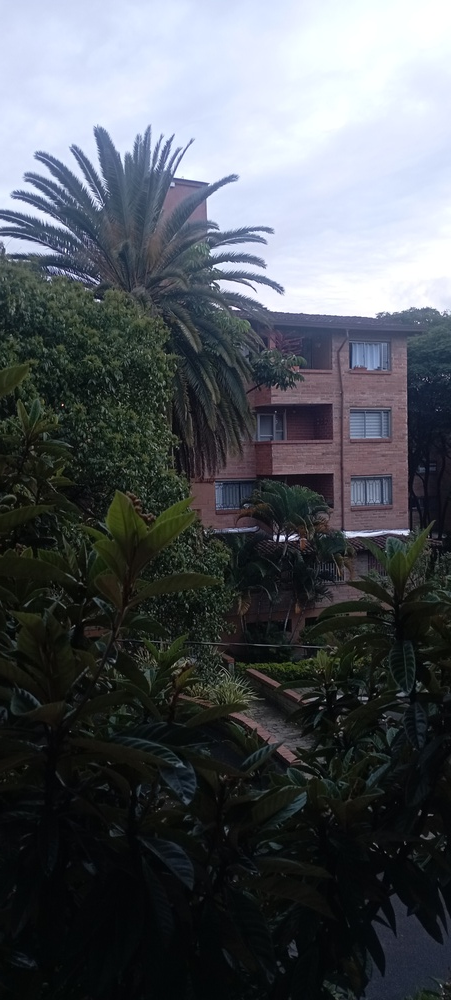
#> input picture proyecto1/img/2.transformaciones y distribución de intensidad/fachada_am.jpg, 451 x 1000 px, shrunk from 1840 x 4080 before the run, found by its file name
$ jupyter execute --allow-errors '04_Distribución_de_intensidades_.ipynb'   (shell and % lines are left out)
#> lines starting #> are read from the running program, lines starting #| are printed output that depends on the picture
#4.Distribución de intensidades de una imagen.

Para una imagen con  valores de intensidad entre 0 y 255, la distribución de intensidades se refiere al número de veces que se repite cada valor en la imagen.

por otro lado, la ecualización de histograma es una transformación que redistribuye las intensidades. Se utiliza para ampliar el rango dinámico, lograr una distribución más uniforme y aumentar el contraste global de la imagen. Se define como:

𝐼eq(𝑥,𝑦)=(𝐿-1)×CDF(𝐼(𝑥,𝑦))

donde,L es el número de niveles de intensidad (256 para 8 bits),CDF es la función de distribución acumulada, I(x,y) la imagen original.

##4.1 Importar librerías

[cell 1]
#Montar Drive
from google.colab import drive
drive.mount('/content/drive')

[cell 2]
import numpy as np
from PIL import Image, ImageOps
import matplotlib.pyplot as plt
import os
import cv2

##4.2 Cargar las imágenes

#> (a cell that did not finish here is left out)

[cell 4]
#Asigna las rutas: 1. Cargar las imágenes 2. Guardar los resultados
project_dir = "/content/drive/MyDrive/UNAL/Visión por computador/TareasDigiVision/Proyecto1"
image_folder = os.path.join(project_dir, "img", "2.transformaciones y distribución de intensidad")
results_dir= os.path.join(project_dir, "results", "4.distribuciónIntensidad")

[cell 5]
# Carga las imágenes de las fachadas en escala de gris
fachada_am = cv2.imread((os.path.join(image_folder, "fachada_am.jpg")), cv2.IMREAD_GRAYSCALE)
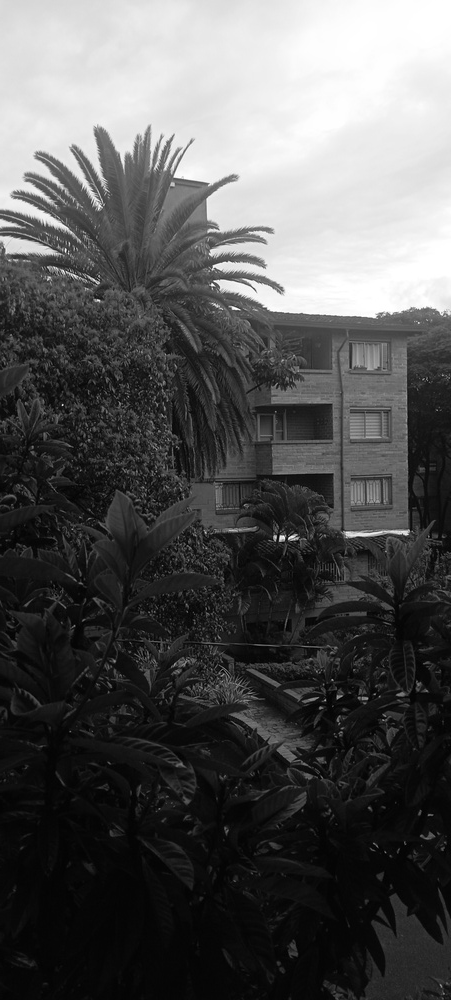
#> fachada_am: shape (1000, 451); min 0, max 255, mean 85.4
fachada_pm =  cv2.imread((os.path.join(image_folder, "fachada_pm.jpg")), cv2.IMREAD_GRAYSCALE)
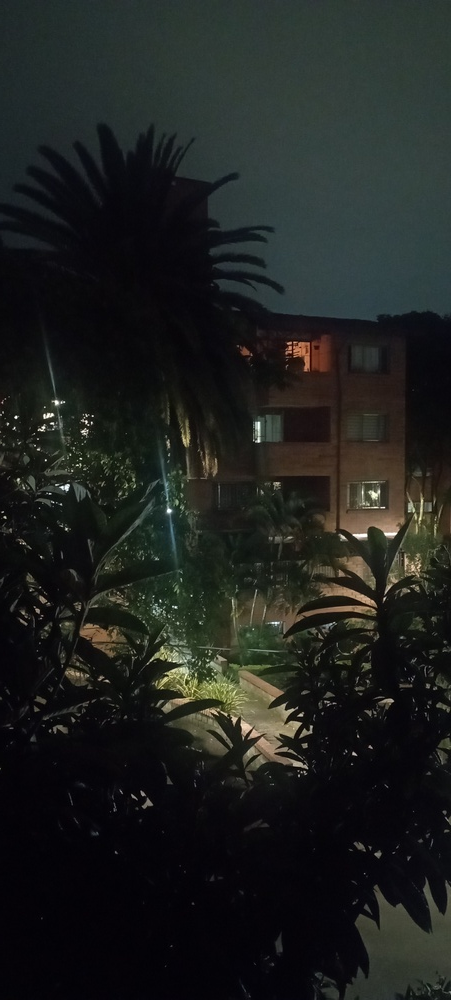
#> input picture proyecto1/img/2.transformaciones y distribución de intensidad/fachada_pm.jpg, 451 x 1000 px, shrunk from 1840 x 4080 before the run, found by its file name
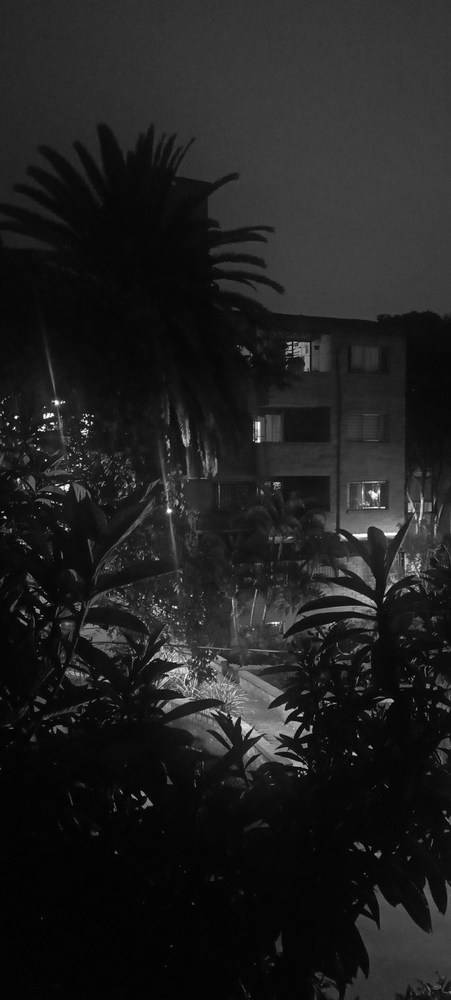
#> fachada_pm: shape (1000, 451); min 0, max 255, mean 32.3

##4.3 Determinación del histograma

[cell 6]
# Calcular histograma (256 niveles de gris)
"""# convierte la imagen en un arreglo 1D, luego utilizando la función
np.histogram se determina para cada intensidad [0,255] la frecuencia.
hist es un arreglo de longitud 256 donde cada posición representa la frecuencia"""

hist_am, bins_am = np.histogram(fachada_am.flatten(), 256, [0,256])
#> hist_am = 256 values, max 17358 at index 6, min 15 at index 0, mean 1761.7; bins_am = 257 values from 0 to 256
hist_pm, bins_pm = np.histogram(fachada_pm.flatten(), 256, [0,256])
#> hist_pm = 256 values, max 24354 at index 4, min 1 at index 230, mean 1761.7; bins_pm = 257 values from 0 to 256

[cell 7]
#Muestran las imágenes y sus histogramas
fig, axs = plt.subplots(2, 2,figsize=(8, 16))

axs[0,0].imshow(fachada_am, cmap="gray")
axs[0,0].set_title("Fachada AM")
axs[0,0].axis("off")

axs[0,1].plot(bins_am[:-1], hist_am, color='blue')
axs[0,1].set_title("Histograma de intensidades AM")
axs[0,1].set_xlabel("Nivel de intensidad")
axs[0,1].set_ylabel("Frecuencia")

axs[1,0].imshow(fachada_pm, cmap="gray")
axs[1,0].set_title("Fachada PM")
axs[1,0].axis("off")

axs[1,1].plot(bins_pm[:-1], hist_pm, color='red')
axs[1,1].set_title("Histograma de intensidades PM")
axs[1,1].set_xlabel("Nivel de intensidad")
axs[1,1].set_ylabel("Frecuencia")

plt.tight_layout()
plt.show()
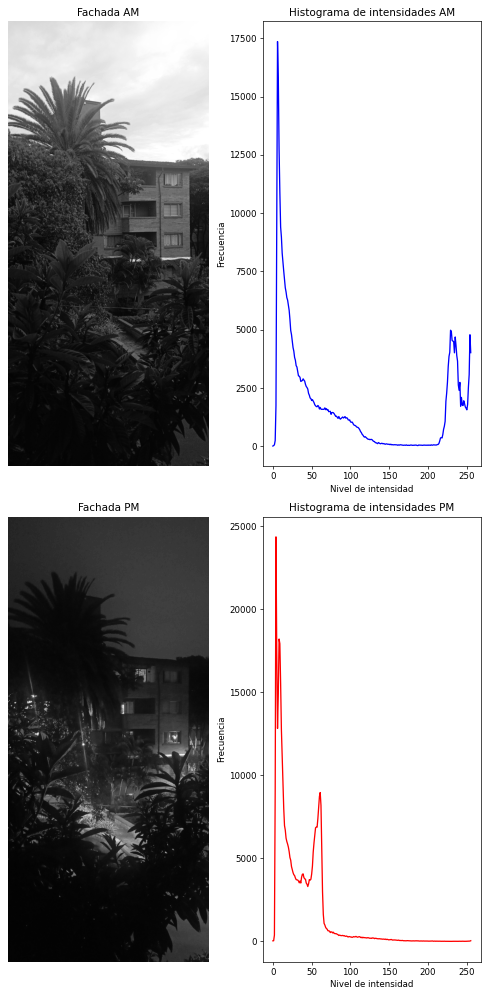
#> figure drawn by matplotlib, 4 panels; panel 2: curve peaks at x = 6, y = 17358; panel 4: curve peaks at x = 4, y = 24354

ruta_guardado = os.path.join(results_dir, "histogramas.png")
fig.savefig(ruta_guardado, dpi=500, bbox_inches='tight')
plt.close(fig)

En la imagen de la fachada AM el histograma está más distribuido en todo el rango, aunque tiene un pico en valores bajos.

En la imagen de la fachada PM el histograma está más concentrado en valores bajos, esto representa una imagen más oscura.

##4.4 Calculo de la función de distribución acumulada y equalización del histograma

[cell 8]
def CDF(hist):
  cdf=hist.cumsum()
#> cdf = 256 values from 15 to 451000
  # Normalizar la CDF entre 0 y 255
  cdf_min = cdf[cdf > 0].min()
#> cdf_min = 15
  cdf_eq = (cdf - cdf_min) * 255 / (cdf[-1] - cdf_min)
#> cdf_eq = 256 values from 0 to 255
  cdf_eq = np.clip(cdf_eq, 0, 255)

  return cdf_eq

[cell 9]
#Se Determina la CDF normalizada
cdf_am= CDF(hist_am)
#> cdf_am = 256 values from 0 to 255
cdf_pm=CDF(hist_pm)
#> cdf_pm = 256 values from 0 to 255

[cell 10]
#Muestran las imágenes y sus CDF
fig, axs = plt.subplots(2, 2,figsize=(8, 16))

axs[0,0].imshow(fachada_am, cmap="gray")
axs[0,0].set_title("Fachada AM")
axs[0,0].axis("off")

axs[0,1].plot(bins_am[:-1], cdf_am, color='blue')
axs[0,1].set_title("CDF AM")
axs[0,1].set_xlabel("Nivel de intensidad")
axs[0,1].set_ylabel("Frecuencia")

axs[1,0].imshow(fachada_pm, cmap="gray")
axs[1,0].set_title("Fachada PM")
axs[1,0].axis("off")

axs[1,1].plot(bins_pm[:-1], cdf_pm, color='red')
axs[1,1].set_title("CDF PM")
axs[1,1].set_xlabel("Nivel de intensidad")
axs[1,1].set_ylabel("Frecuencia")

plt.tight_layout()
plt.show()
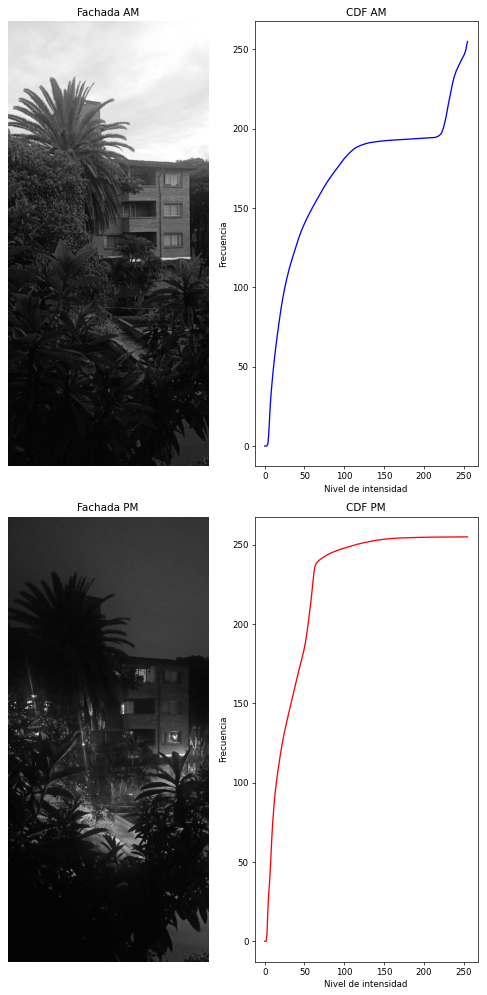
#> figure drawn by matplotlib, 4 panels; panel 2: curve peaks at x = 255, y = 255; panel 4: curve peaks at x = 255, y = 255

ruta_guardado = os.path.join(results_dir, "CDF Normalizada.png")
fig.savefig(ruta_guardado, dpi=500, bbox_inches='tight')
plt.close(fig)

[cell 11]
#Se realiza la equalización de las imágenes
#Se toma cada valor de img_original y se usa como índice en cdf_eq,
#se reemplaza por el número que encuentra en cdf_eq.

img_eq_am = cdf_am[fachada_am.astype(np.uint8)]
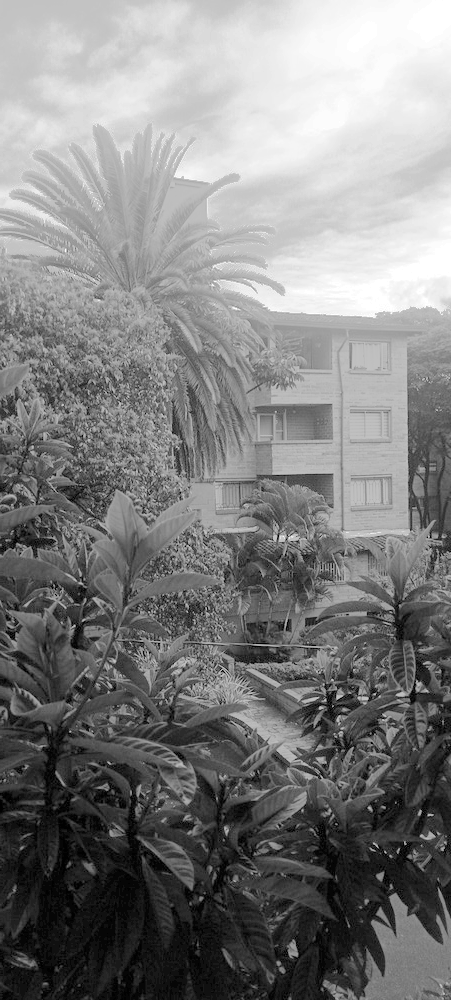
#> img_eq_am: shape (1000, 451) float64; min 0, max 255, mean 129
img_eq_pm = cdf_pm[fachada_pm.astype(np.uint8)]
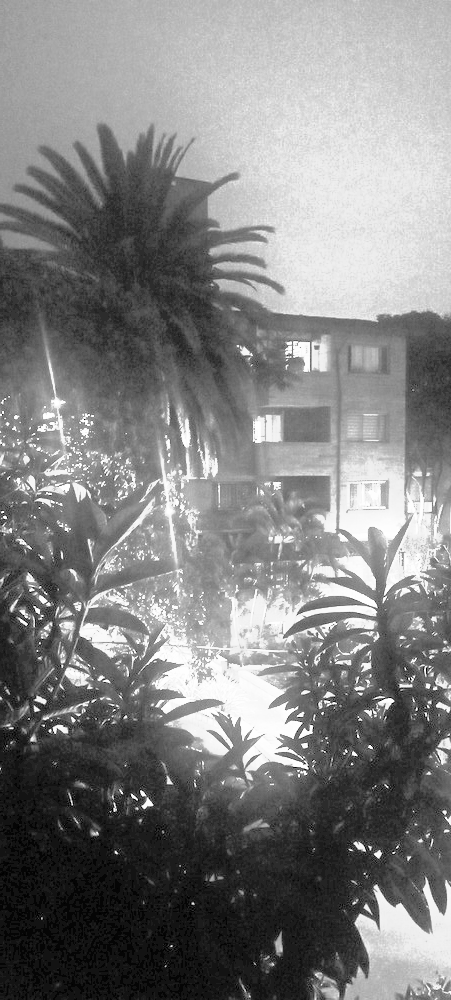
#> img_eq_pm: shape (1000, 451) float64; min 0, max 255, mean 130

[cell 12]
fig, axs = plt.subplots(2, 2,figsize=(8, 16))

axs[0,0].imshow(fachada_am, cmap="gray")
axs[0,0].set_title("Fachada AM")
axs[0,0].axis("off")

axs[0,1].imshow(img_eq_am, cmap='gray')
axs[0,1].set_title("Imagen Ecualizada AM")
axs[0,1].axis("off")

axs[1,0].imshow(fachada_pm, cmap="gray")
axs[1,0].set_title("Fachada PM")
axs[1,0].axis("off")

axs[1,1].imshow(img_eq_pm, cmap='gray')
axs[1,1].set_title("Imagen Ecualizada PM")
axs[1,1].axis("off")

plt.tight_layout()
plt.show()

ruta_guardado = os.path.join(results_dir, "ImágenesEcualizadas.png")
fig.savefig(ruta_guardado, dpi=500, bbox_inches='tight')
plt.close(fig)
